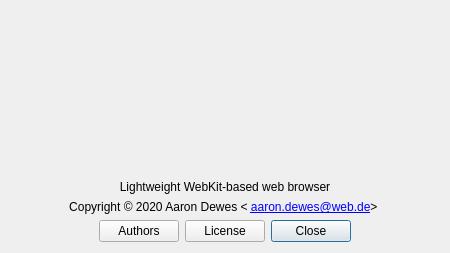
<?xml version="1.0" encoding="UTF-8"?>
<ui version="4.0">
 <class>AboutDialog</class>
 <widget class="QDialog" name="AboutDialog">
  <property name="geometry">
   <rect>
    <x>0</x>
    <y>0</y>
    <width>450</width>
    <height>253</height>
   </rect>
  </property>
  <property name="modal">
   <bool>true</bool>
  </property>
  <layout class="QVBoxLayout" name="verticalLayout">
   <item>
    <widget class="QLabel" name="logo">
     <property name="sizePolicy">
      <sizepolicy hsizetype="Preferred" vsizetype="Expanding">
       <horstretch>0</horstretch>
       <verstretch>0</verstretch>
      </sizepolicy>
     </property>
     <property name="text">
      <string/>
     </property>
     <property name="scaledContents">
      <bool>false</bool>
     </property>
     <property name="alignment">
      <set>Qt::AlignCenter</set>
     </property>
    </widget>
   </item>
   <item>
    <widget class="QLabel" name="name">
     <property name="sizePolicy">
      <sizepolicy hsizetype="Preferred" vsizetype="Fixed">
       <horstretch>0</horstretch>
       <verstretch>0</verstretch>
      </sizepolicy>
     </property>
     <property name="font">
      <font>
       <pointsize>16</pointsize>
       <weight>75</weight>
       <bold>true</bold>
      </font>
     </property>
     <property name="text">
      <string/>
     </property>
     <property name="alignment">
      <set>Qt::AlignCenter</set>
     </property>
     <property name="textInteractionFlags">
      <set>Qt::LinksAccessibleByMouse|Qt::TextSelectableByMouse</set>
     </property>
    </widget>
   </item>
   <item>
    <widget class="QLabel" name="version">
     <property name="sizePolicy">
      <sizepolicy hsizetype="Preferred" vsizetype="Fixed">
       <horstretch>0</horstretch>
       <verstretch>0</verstretch>
      </sizepolicy>
     </property>
     <property name="font">
      <font>
       <pointsize>12</pointsize>
       <weight>50</weight>
       <bold>false</bold>
      </font>
     </property>
     <property name="text">
      <string/>
     </property>
     <property name="alignment">
      <set>Qt::AlignCenter</set>
     </property>
     <property name="textInteractionFlags">
      <set>Qt::LinksAccessibleByMouse|Qt::TextSelectableByMouse</set>
     </property>
    </widget>
   </item>
   <item>
    <widget class="QLabel" name="description">
     <property name="text">
      <string>Lightweight WebKit-based web browser</string>
     </property>
     <property name="alignment">
      <set>Qt::AlignCenter</set>
     </property>
     <property name="textInteractionFlags">
      <set>Qt::LinksAccessibleByMouse|Qt::TextSelectableByMouse</set>
     </property>
    </widget>
   </item>
   <item>
    <widget class="QLabel" name="author">
     <property name="sizePolicy">
      <sizepolicy hsizetype="Preferred" vsizetype="Fixed">
       <horstretch>0</horstretch>
       <verstretch>0</verstretch>
      </sizepolicy>
     </property>
     <property name="text">
      <string>&lt;html&gt;&lt;head/&gt;&lt;body&gt;&lt;p&gt;&lt;span style=&quot; font-size:9pt;&quot;&gt;Copyright © 2020 Aaron Dewes &amp;lt; &lt;/span&gt;&lt;a href=&quot;mailto:aaron.dewes@web.de&quot;&gt;&lt;span style=&quot; font-size:9pt; text-decoration: underline; color:#0000ff;&quot;&gt;aaron.dewes@web.de&lt;/span&gt;&lt;/a&gt;&lt;span style=&quot; font-size:9pt;&quot;&gt;&amp;gt; &lt;/span&gt;&lt;/p&gt;&lt;/body&gt;&lt;/html&gt;</string>
     </property>
     <property name="alignment">
      <set>Qt::AlignCenter</set>
     </property>
     <property name="openExternalLinks">
      <bool>true</bool>
     </property>
     <property name="textInteractionFlags">
      <set>Qt::LinksAccessibleByMouse|Qt::TextSelectableByMouse</set>
     </property>
    </widget>
   </item>
   <item>
    <layout class="QHBoxLayout" name="horizontalLayout">
     <item>
      <spacer name="horizontalSpacer">
       <property name="orientation">
        <enum>Qt::Horizontal</enum>
       </property>
       <property name="sizeHint" stdset="0">
        <size>
         <width>40</width>
         <height>20</height>
        </size>
       </property>
      </spacer>
     </item>
     <item>
      <widget class="QPushButton" name="authorsButton">
       <property name="text">
        <string>Authors</string>
       </property>
      </widget>
     </item>
     <item>
      <widget class="QPushButton" name="licenseButton">
       <property name="text">
        <string>License</string>
       </property>
      </widget>
     </item>
     <item>
      <widget class="QPushButton" name="closeButton">
       <property name="text">
        <string>Close</string>
       </property>
       <property name="default">
        <bool>true</bool>
       </property>
      </widget>
     </item>
     <item>
      <spacer name="horizontalSpacer_2">
       <property name="orientation">
        <enum>Qt::Horizontal</enum>
       </property>
       <property name="sizeHint" stdset="0">
        <size>
         <width>40</width>
         <height>20</height>
        </size>
       </property>
      </spacer>
     </item>
    </layout>
   </item>
  </layout>
 </widget>
 <resources>
  <include location="data/data.qrc"/>
 </resources>
 <connections>
  <connection>
   <sender>closeButton</sender>
   <signal>clicked()</signal>
   <receiver>AboutDialog</receiver>
   <slot>accept()</slot>
   <hints>
    <hint type="sourcelabel">
     <x>322</x>
     <y>204</y>
    </hint>
    <hint type="destinationlabel">
     <x>372</x>
     <y>206</y>
    </hint>
   </hints>
  </connection>
 </connections>
</ui>
